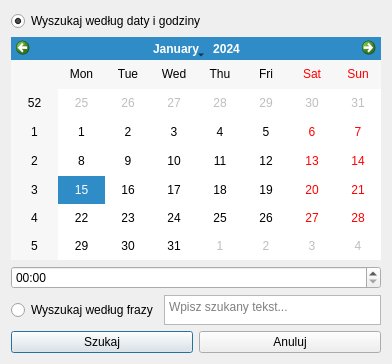
<?xml version="1.0" encoding="UTF-8"?>
<ui version="4.0">
 <class>SzukajWpis</class>
 <widget class="QDialog" name="SzukajWpis">
  <property name="geometry">
   <rect>
    <x>0</x>
    <y>0</y>
    <width>392</width>
    <height>364</height>
   </rect>
  </property>
  <property name="windowTitle">
   <string>Wyszukaj wpis</string>
  </property>
  <layout class="QVBoxLayout" name="verticalLayout_2">
   <item>
    <layout class="QVBoxLayout" name="verticalLayout">
     <item>
      <widget class="QRadioButton" name="radioWedlugDaty">
       <property name="maximumSize">
        <size>
         <width>16777215</width>
         <height>30</height>
        </size>
       </property>
       <property name="text">
        <string>Wyszukaj według daty i godziny</string>
       </property>
       <property name="checked">
        <bool>true</bool>
       </property>
      </widget>
     </item>
     <item>
      <widget class="QCalendarWidget" name="calendar"/>
     </item>
     <item>
      <widget class="QTimeEdit" name="timeEdit">
       <property name="displayFormat">
        <string>HH:mm</string>
       </property>
      </widget>
     </item>
    </layout>
   </item>
   <item>
    <layout class="QHBoxLayout" name="horizontalLayout">
     <item>
      <widget class="QRadioButton" name="radioWedlugFrazy">
       <property name="minimumSize">
        <size>
         <width>0</width>
         <height>30</height>
        </size>
       </property>
       <property name="maximumSize">
        <size>
         <width>180</width>
         <height>30</height>
        </size>
       </property>
       <property name="text">
        <string>Wyszukaj według frazy</string>
       </property>
      </widget>
     </item>
     <item>
      <widget class="QTextEdit" name="textFraza">
       <property name="sizePolicy">
        <sizepolicy hsizetype="Expanding" vsizetype="Ignored">
         <horstretch>0</horstretch>
         <verstretch>0</verstretch>
        </sizepolicy>
       </property>
       <property name="minimumSize">
        <size>
         <width>30</width>
         <height>0</height>
        </size>
       </property>
       <property name="maximumSize">
        <size>
         <width>16777215</width>
         <height>30</height>
        </size>
       </property>
       <property name="placeholderText">
        <string>Wpisz szukany tekst...</string>
       </property>
      </widget>
     </item>
    </layout>
   </item>
   <item>
    <layout class="QHBoxLayout" name="horizontalLayout_2">
     <item>
      <widget class="QPushButton" name="btnSzukaj">
       <property name="text">
        <string>Szukaj</string>
       </property>
      </widget>
     </item>
     <item>
      <widget class="QPushButton" name="btnAnuluj">
       <property name="text">
        <string>Anuluj</string>
       </property>
      </widget>
     </item>
    </layout>
   </item>
  </layout>
 </widget>
 <resources/>
 <connections/>
</ui>
